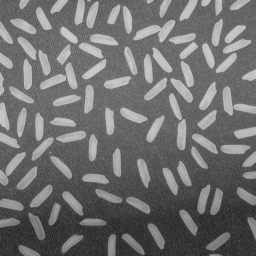
%> input picture 7-4rice/rice.png, 256 x 256 px
$ octave --eval "rice_count;"   (GNU Octave 9; MATLAB toolbox functions it lacks are replaced by stand-ins)
%> lines starting %> are read from the running program, lines starting %| are printed output that depends on the picture; in (x1, y1, x2, y2) boxes, pixels count from 0 and x2, y2 are one past the last pixel; in counts of white or black regions, pixels touching at a corner belong together; the program's own positions count from 1
function rice_count()  %网上搜到的代码，作为参考
clear;
close all;
I = imread('rice.png');
%> I is the input picture: size 256x256 uint8; min 40, max 204, mean 111.2
[width,height] = size(I);
%> width = 256; height = 256
J = edge(I,'canny');
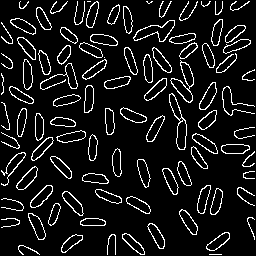
%> J: size 256x256 logical; 9.5% white in thin lines or dots
figure,imshow(J);
K = imfill(J,'holes');
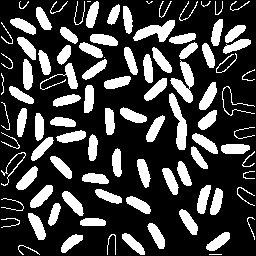
%> K: size 256x256 logical; 25.8% white; 96 white regions (5 under 20 px), largest, box (x1, y1, x2, y2) and area: (170, 60, 194, 103) 485, (169, 93, 187, 150) 472, (133, 20, 175, 42) 461
figure,imshow(K);
SE = strel('disk',3);%用于膨胀腐蚀及开闭运算等操作的结构元素对象
%对图像实现开运算，开运算一般能平滑图像的轮廓，消弱狭窄的部分，去掉细的突出。
L = imopen(K,SE);
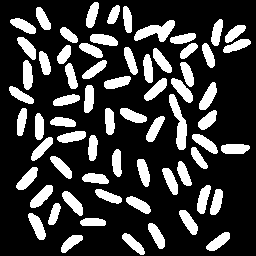
%> L: size 256x256 logical; 23.5% white; 67 white regions, largest, box (x1, y1, x2, y2) and area: (169, 94, 187, 150) 468, (134, 20, 175, 42) 456, (30, 185, 53, 208) 272
figure,imshow(L);
L = uint8(L);%把L由logic类型转化为uint8类型
for i = 1:height
    for j = 1:width
        if L(i,j) == 1
            L(i,j) = 255;%把白色像素点像素值赋值为255
        end
    end
end
MAXSIZE = 999999;
Q = zeros(MAXSIZE,2);%用数组模拟队列,存储像素点坐标
front = 1;%指明队头的位置
rear = 1;%指明队尾的下一个位置；front=rear表示队空
flag = 0;%米粒的标号

for i = 1:height
    for j = 1:width
        if L(i,j) == 255%白色像素点入队列
            if front == rear%队列空，找到新米粒，米粒标号加一
                flag = flag+1;
            end
            L(i,j) = flag;%给白色像素赋值为米粒的标号
            Q(rear,1) = i;
            Q(rear,2) = j;
            rear = rear+1;%队尾后移
            while front ~= rear
                %队头出队
                temp_i = Q(front,1);
                temp_j = Q(front,2);
                front = front + 1;
                %把队头位置像素点8连通邻域中未作标记的白色像素点入队,并加上米粒标号
                %左上角的像素点
                if L(temp_i - 1,temp_j - 1) == 255
                    L(temp_i - 1,temp_j - 1) = flag;
                    Q(rear,1) = temp_i - 1;
                    Q(rear,2) = temp_j - 1;
                    rear = rear + 1;
                end
                %正上方的像素点
                if L(temp_i - 1,temp_j) == 255
                    L(temp_i - 1,temp_j) = flag;
                    Q(rear,1) = temp_i - 1;
                    Q(rear,2) = temp_j;
                    rear = rear + 1;
                end
                %右上方的像素点
                if L(temp_i - 1,temp_j + 1) == 255
                    L(temp_i - 1,temp_j + 1) = flag;
                    Q(rear,1) = temp_i - 1;
                    Q(rear,2) = temp_j + 1;
                    rear = rear + 1;
                end
                %正左方的像素点
                if L(temp_i,temp_j - 1) == 255
                    L(temp_i,temp_j - 1) = flag;
                    Q(rear,1) = temp_i;
                    Q(rear,2) = temp_j - 1;
                    rear = rear + 1;
                end
                %正右方的像素点
                if L(temp_i,temp_j + 1) == 255
                    L(temp_i,temp_j + 1) = flag;
                    Q(rear,1) = temp_i;
                    Q(rear,2) = temp_j + 1;
                    rear = rear + 1;
                end
                %左下方的像素点
                if L(temp_i + 1,temp_j - 1) == 255
                    L(temp_i + 1,temp_j - 1) = flag;
                    Q(rear,1) = temp_i + 1;
                    Q(rear,2) = temp_j - 1;
                    rear = rear + 1;
                end
                %正下方的像素点
                if L(temp_i + 1,temp_j) == 255
                    L(temp_i + 1,temp_j) = flag;
                    Q(rear,1) = temp_i + 1;
                    Q(rear,2) = temp_j;
                    rear = rear + 1;
                end
                %右下方的像素点
                if L(temp_i + 1,temp_j + 1) == 255
                    L(temp_i + 1,temp_j + 1) = flag;
                    Q(rear,1) = temp_i + 1;
                    Q(rear,2) = temp_j + 1;
                    rear = rear + 1;
                end
            end
        end
    end
end
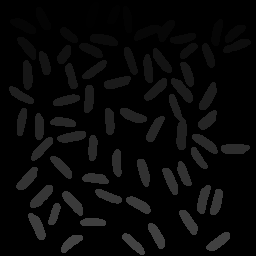
%> L: size 256x256 uint8; min 0, max 67, mean 8.1
%> after the loop, flag = 67; front = 15416; rear = 15416; temp_i = 253; temp_j = 66


figure,imshow(L);
RiceNumber = flag;%记录米粒的总个数
%> RiceNumber = 67
disp('米粒的总个数:')
RiceNumber
%> RiceNumber = 67
RiceArea = zeros(1,RiceNumber);%记录各米粒的大小
for i = 1:height
    for j = 1:width
        if L(i,j) ~= 0
            RiceArea(L(i,j)) = RiceArea(L(i,j)) + 1;
        end
    end
end
%> after the loop, RiceArea = 67 values, max 468 at index 33, min 155 at index 2, mean 230.1
disp('各米粒的大小(按照从上往下，从左往右的顺序)：')
RiceArea

end
